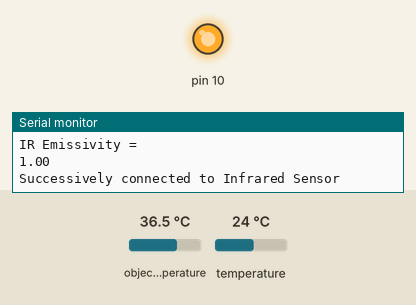
This sketch was run on a simulated Arduino Uno, built with avr-gcc and run on an emulated ATmega328P. On the bench: output pins drawn as LEDs (lit = HIGH), the last lines printed to the serial monitor. The test bench sets the inputs (shaded band); at power-on: object temperature 36.5 °C, temperature 24 °C.

Above: at 0.09 s.
At 1.2 s:
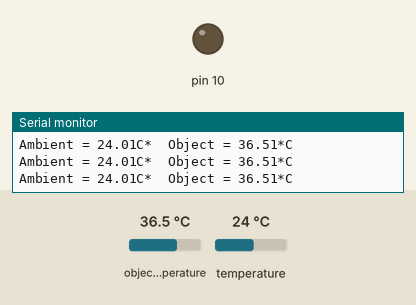
1.3 s: object temperature set to 20 °C
At 1.8 s:
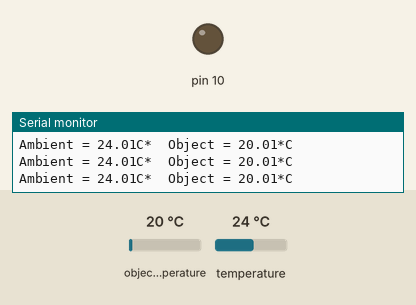
Timing chart, 0 to 4.3 s (numbered marks = the images above; inputs shaded):
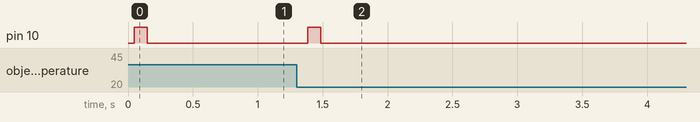

Measured:
- after the input at 1.3 s, pin 10: LOW → HIGH after 0.09 s, → LOW 0.10 s later

The sketch:

InfraredTest.ino
```cpp
#include <Adafruit_MLX90614.h>

Adafruit_MLX90614 mlx = Adafruit_MLX90614();
double last = 0;
void setup() {
  Serial.begin(9600);
  while (!Serial);

  pinMode(10, OUTPUT);
  setup_infrared();
}

void loop() {
  double temp = mlx.readObjectTempC();
  if (last == temp){
    digitalWrite(10, LOW);
    String temp = "Ambient = " + String(mlx.readAmbientTempC()) + "C*\tObject = " + String(mlx.readObjectTempC()) + "*C";
    print(temp);
  } else {
    digitalWrite(10, HIGH);
    last = temp;
  }
  delay(100);
}

void setup_infrared() {
  print("Connecting to MLX90614 Infrared Sensor...");

  while (!mlx.begin()) {
    print("Error connecting to MLX sensor. Check wiring.");
    delay(100);
  };

  print("IR Emissivity = "); Serial.println(mlx.readEmissivity());
  print("Successively connected to Infrared Sensor");
}

void print(String s){
  Serial.println(s);
}

double measure_object_temp() {
  return mlx.readObjectTempC();
}

double measure_ir_sensor_temp() {
  return mlx.readAmbientTempC();
}
```
